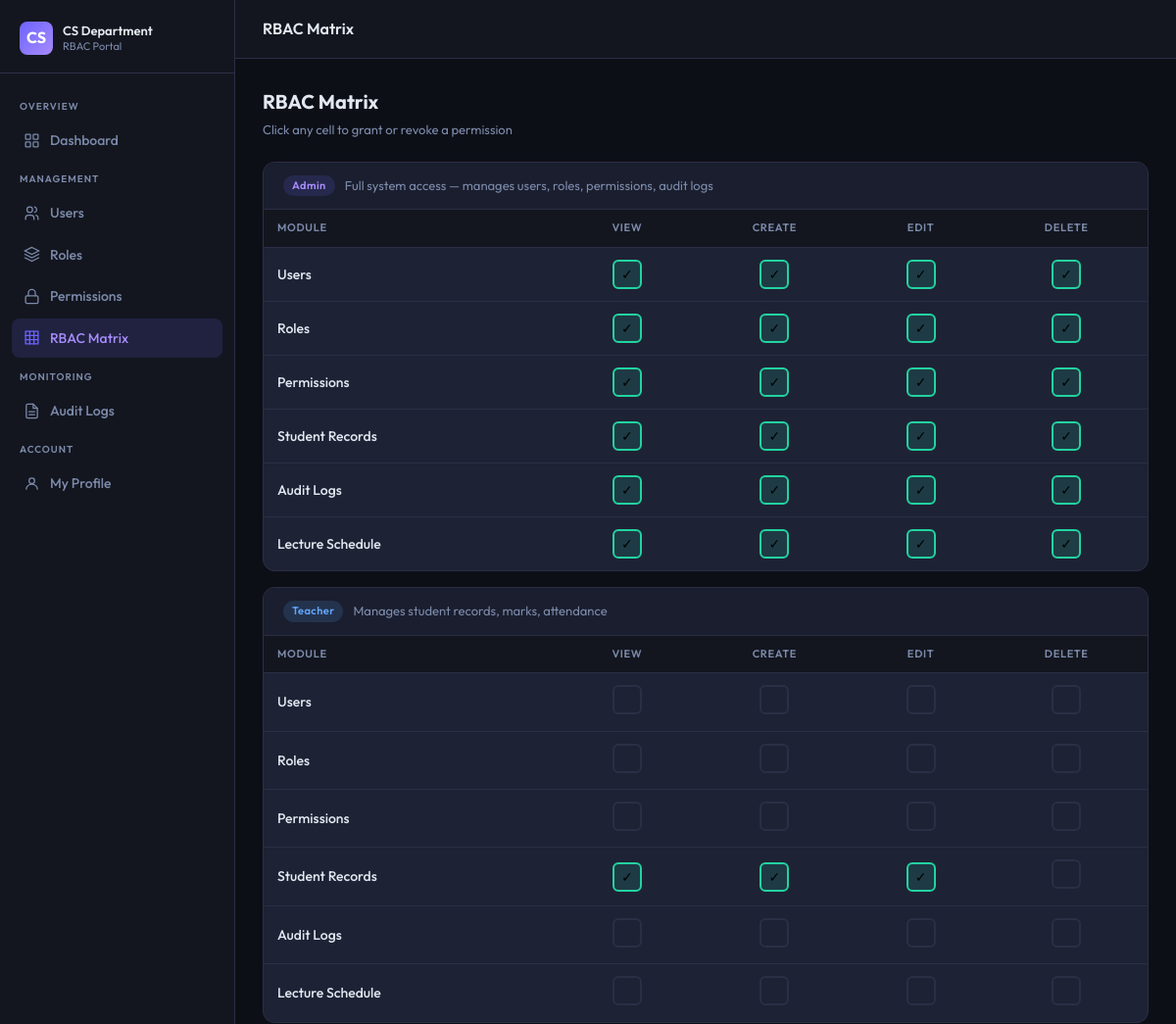
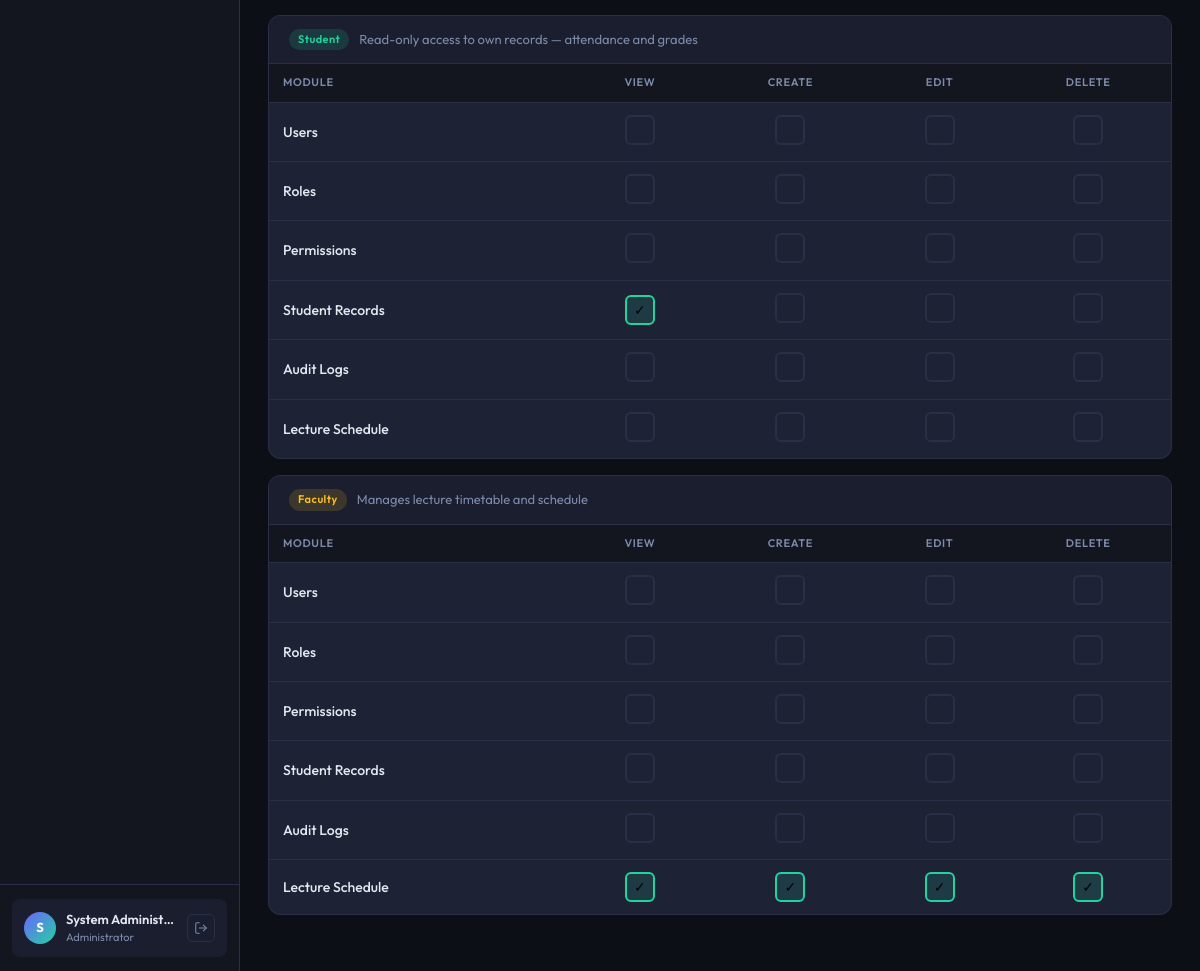
The page /admin/role_permissions.php (signed in) on the database its author committed (2 pictures, top to bottom).
### tables this page shows
CREATE TABLE IF NOT EXISTS roles (
  role_id     INT AUTO_INCREMENT PRIMARY KEY,
  role_name   VARCHAR(50) NOT NULL UNIQUE,
  description VARCHAR(255)
);

CREATE TABLE IF NOT EXISTS permissions (
  permission_id   INT AUTO_INCREMENT PRIMARY KEY,
  permission_name VARCHAR(100) NOT NULL UNIQUE,
  description     VARCHAR(255)
);

CREATE TABLE IF NOT EXISTS modules (
  module_id   INT AUTO_INCREMENT PRIMARY KEY,
  module_name VARCHAR(100) NOT NULL UNIQUE
);

### config/db.php (called while the page is built, shortened)
<?php
if (!function_exists('e')) {
    function e($string) {
        return htmlspecialchars((string)$string, ENT_QUOTES, 'UTF-8');
    }
}

### admin/role_permissions.php (the view, shortened to what this page needs)
<?php
require "../auth/auth_check.php";
$pageTitle = "RBAC Matrix";
$roles = $conn->query("SELECT * FROM roles ORDER BY role_id")->fetch_all(MYSQLI_ASSOC);
$modules = $conn->query("SELECT * FROM modules ORDER BY module_id")->fetch_all(MYSQLI_ASSOC);
$perms   = $conn->query("SELECT * FROM permissions ORDER BY permission_id")->fetch_all(MYSQLI_ASSOC);
$granted = [];
$res = $conn->query("SELECT * FROM role_permissions");
while ($row = $res->fetch_assoc()) {
    $granted[$row['role_id']][$row['module_id']][$row['permission_id']] = true;
}
include "../layouts/header.php";
?>
<div class="page-header">
  <div><h2>RBAC Matrix</h2><p>Click any cell to grant or revoke a permission</p></div>
</div>
<?php foreach ($roles as $role): ?>
<div class="card" style="padding:0;overflow:hidden;margin-bottom:16px">
  <div style="padding:13px 20px;background:var(--bg3);border-bottom:1px solid var(--border);display:flex;align-items:center;gap:10px">
    <?php $badgeMap=[1=>'badge-purple',2=>'badge-blue',3=>'badge-green',4=>'badge-amber']; ?>
    <span class="badge <?= $badgeMap[$role['role_id']] ?? 'badge-blue' ?>"><?= e($role['role_name']) ?></span>
    <span style="font-size:13px;color:var(--muted)"><?= e($role['description'] ?? '') ?></span>
  </div>
  <div class="table-wrap">
    <table>
      <thead>
        <tr>
          <th>Module</th>
          <?php foreach ($perms as $p): ?>
            <th style="text-align:center"><?= ucfirst(e($p['permission_name'])) ?></th>
          <?php endforeach; ?>
        </tr>
      </thead>
      <tbody>
        <?php foreach ($modules as $mod): ?>
        <tr>
          <td style="font-weight:500"><?= e($mod['module_name']) ?></td>
          <?php foreach ($perms as $p):
            $has = isset($granted[$role['role_id']][$mod['module_id']][$p['permission_id']]);
          ?>
          <td style="text-align:center">
            <form method="post" style="margin:0;display:inline">
              <button name="toggle" type="submit"
                style="width:30px;height:30px;border-radius:6px;border:2px solid <?= $has ? 'var(--green)' : 'var(--border)' ?>;background:<?= $has ? 'rgba(34,211,160,.15)' : 'transparent' ?>;cursor:pointer;font-size:14px;transition:all .15s"
                title="<?= $has ? 'Revoke' : 'Grant' ?> <?= e($p['permission_name']) ?>">
                <?= $has ? '✓' : '' ?>
              </button>
            </form>
          </td>
          <?php endforeach; ?>
        </tr>
        <?php endforeach; ?>
      </tbody>
    </table>
  </div>
</div>
<?php endforeach; ?>
<?php include "../layouts/footer.php"; ?>

### layouts/header.php (shortened to what this page needs)
<!DOCTYPE html>
<html lang="en">
<head>
  <link rel="stylesheet" href="../assets/style.css">
</head>
<body>
<div class="layout">
<?php include __DIR__ . '/sidebar.php'; ?>
<div class="main-content">
  <div class="topbar">
    <h1><?= e($pageTitle) ?></h1>
  </div>

### layouts/sidebar.php (shortened to what this page needs)
<?php
$role    = $_SESSION['role_id']    ?? 0;
$fname   = $_SESSION['full_name']  ?? 'User';
$initials = strtoupper(substr($fname, 0, 1));
$roleNames = [1=>'Administrator',2=>'Teacher',3=>'Student',4=>'Faculty'];
$roleLabel  = $roleNames[$role] ?? 'User';
function navLink($href, $label, $icon, $active=false) {
    $cls = $active ? 'nav-link active' : 'nav-link';
    echo "<a href=\"$href\" class=\"$cls\">$icon <span>$label</span></a>";
}
$svgDash    ='<svg viewBox="0 0 24 24" fill="none" stroke="currentColor" stroke-width="1.8" stroke-linecap="round"><rect x="3" y="3" width="7" height="7" rx="1"/><rect x="14" y="3" width="7" height="7" rx="1"/><rect x="3" y="14" width="7" height="7" rx="1"/><rect x="14" y="14" width="7" height="7" rx="1"/></svg>';
$svgUsers   ='<svg viewBox="0 0 24 24" fill="none" stroke="currentColor" stroke-width="1.8" stroke-linecap="round"><circle cx="9" cy="7" r="4"/><path d="M3 21v-2a4 4 0 0 1 4-4h4a4 4 0 0 1 4 4v2"/><path d="M16 3.13a4 4 0 0 1 0 7.75"/><path d="M21 21v-2a4 4 0 0 0-3-3.87"/></svg>';
$svgRoles   ='<svg viewBox="0 0 24 24" fill="none" stroke="currentColor" stroke-width="1.8" stroke-linecap="round"><path d="M12 2L2 7l10 5 10-5-10-5z"/><path d="M2 17l10 5 10-5"/><path d="M2 12l10 5 10-5"/></svg>';
$svgPerms   ='<svg viewBox="0 0 24 24" fill="none" stroke="currentColor" stroke-width="1.8" stroke-linecap="round"><rect x="3" y="11" width="18" height="11" rx="2"/><path d="M7 11V7a5 5 0 0 1 10 0v4"/></svg>';
$svgMatrix  ='<svg viewBox="0 0 24 24" fill="none" stroke="currentColor" stroke-width="1.8" stroke-linecap="round"><path d="M3 3h18v18H3z"/><path d="M3 9h18M3 15h18M9 3v18M15 3v18"/></svg>';
$svgLogs    ='<svg viewBox="0 0 24 24" fill="none" stroke="currentColor" stroke-width="1.8" stroke-linecap="round"><path d="M14 2H6a2 2 0 0 0-2 2v16a2 2 0 0 0 2 2h12a2 2 0 0 0 2-2V8z"/><polyline points="14 2 14 8 20 8"/><line x1="16" y1="13" x2="8" y2="13"/><line x1="16" y1="17" x2="8" y2="17"/></svg>';
$svgProfile ='<svg viewBox="0 0 24 24" fill="none" stroke="currentColor" stroke-width="1.8" stroke-linecap="round"><circle cx="12" cy="8" r="4"/><path d="M4 20c0-4 3.6-7 8-7s8 3 8 7"/></svg>';
$svgLogout  ='<svg viewBox="0 0 24 24" fill="none" stroke="currentColor" stroke-width="1.8" stroke-linecap="round"><path d="M9 21H5a2 2 0 0 1-2-2V5a2 2 0 0 1 2-2h4"/><polyline points="16 17 21 12 16 7"/><line x1="21" y1="12" x2="9" y2="12"/></svg>';
$cur = basename($_SERVER['PHP_SELF']);
$profileHref = ($role == 1) ? '../profile.php' : (($role == 2) ? '../profile.php' : (($role == 3) ? '../profile.php' : '../profile.php'));
?>
<aside class="sidebar">
  <div class="sidebar-brand">
    <div class="logo">
      <div class="logo-icon">CS</div>
      <div class="logo-text">CS Department<span>RBAC Portal</span></div>
    </div>
  </div>
  <nav class="sidebar-nav">
    <?php if ($role == 1): ?>
      <div class="nav-label">Overview</div>
      <?= navLink('dashboard.php',          'Dashboard',    $svgDash,     $cur=='dashboard.php') ?>
      <div class="nav-label">Management</div>
      <?= navLink('users.php',              'Users',        $svgUsers,    $cur=='users.php') ?>
      <?= navLink('roles.php',              'Roles',        $svgRoles,    $cur=='roles.php') ?>
      <?= navLink('permissions.php',        'Permissions',  $svgPerms,    $cur=='permissions.php') ?>
      <?= navLink('role_permissions.php',   'RBAC Matrix',  $svgMatrix,   $cur=='role_permissions.php') ?>
      <div class="nav-label">Monitoring</div>
      <?= navLink('audit_logs.php',         'Audit Logs',   $svgLogs,     $cur=='audit_logs.php') ?>
    <?php endif; ?>
    <div class="nav-label">Account</div>
    <?= navLink($profileHref, 'My Profile', $svgProfile, $cur=='profile.php') ?>
  </nav>
  <div class="sidebar-footer">
    <div class="user-card">
      <div class="user-avatar"><?= e($initials) ?></div>
      <div class="user-info">
        <div class="name"><?= e($fname) ?></div>
        <div class="role"><?= e($roleLabel) ?></div>
      </div>
      <form method="get" action="../auth/logout.php" style="margin:0">
        <button type="submit" class="logout-btn" title="Logout"><?= $svgLogout ?></button>
      </form>
    </div>
  </div>
</aside>

### layouts/footer.php
</div>
</div>
</body>
</html>

### rows shown on the page
roles: role_name "Admin", description "Full system access — manages users, roles, permissions, audit logs"
permissions: permission_name "VIEW"
permissions: permission_name "CREATE"
permissions: permission_name "EDIT"
permissions: permission_name "DELETE"
modules: module_name "Users"
modules: module_name "Roles"
modules: module_name "Permissions"
modules: module_name "Student Records"
modules: module_name "Audit Logs"
modules: module_name "Lecture Schedule"
roles: role_name "Teacher", description "Manages student records, marks, attendance"
roles: role_name "Student", description "Read-only access to own records — attendance and grades"
roles: role_name "Faculty", description "Manages lecture timetable and schedule"

### other values the page prints
$label "Dashboard Users Roles Permissions RBAC Matrix Audit Logs My Profile"
$initials "S"
$fname "System Administ…"
$roleLabel "Administrator"
$pageTitle "RBAC Matrix"
